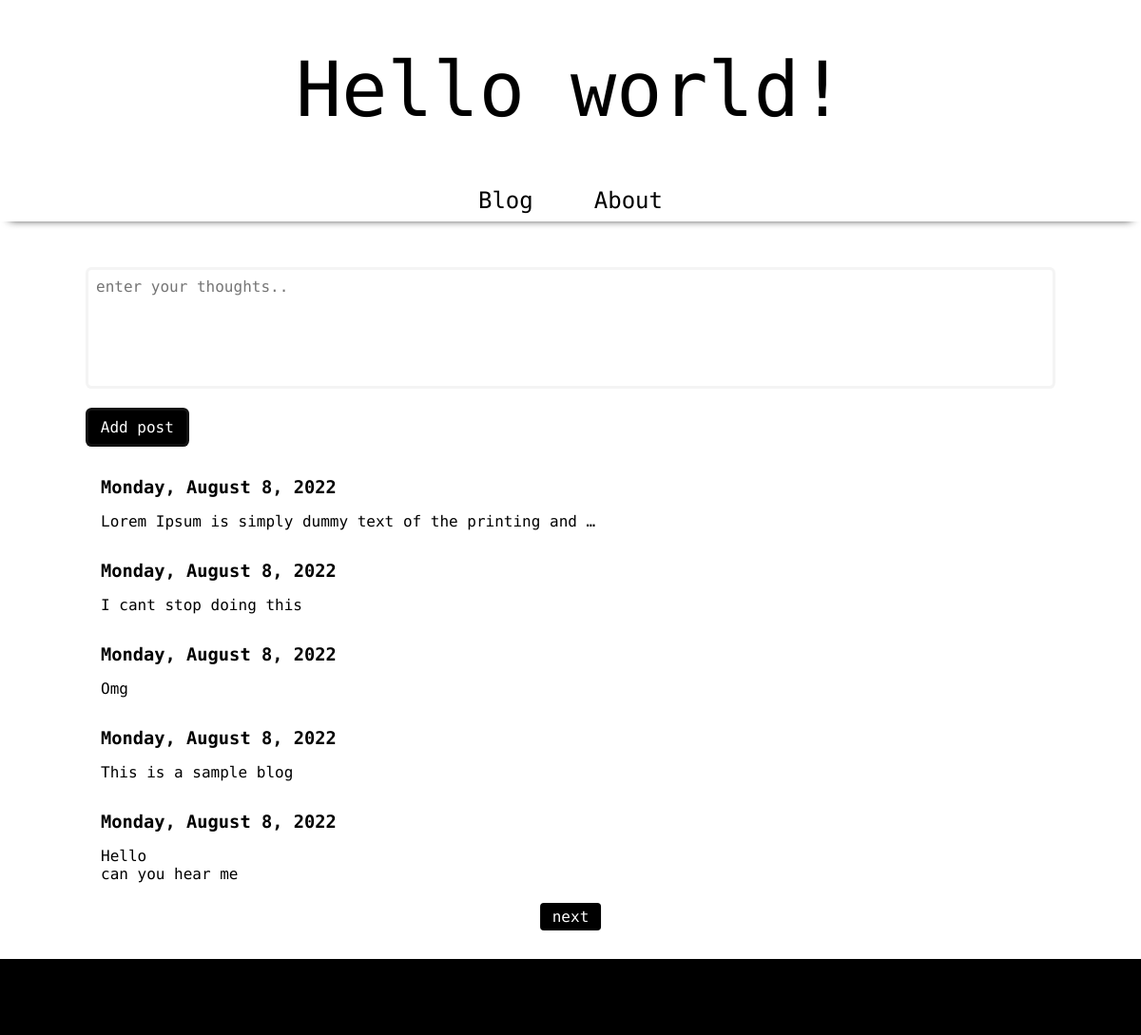
The page / on the database its author committed.
### blog/models.py (models this page shows, shortened)
class Post(models.Model):
    id = models.UUIDField(primary_key=True, unique=True, editable=False, default=uuid4)
    created = models.DateTimeField(auto_now_add=True)
    body = models.TextField(null=True, blank=True)

### blog/views.py (the view)
# urls.py: path("", views.home, name="home"),
def home(request):
    post_list = Post.objects.all().order_by("-created")
    paginator = Paginator(post_list, 5)
    page = request.GET.get("page", 1)
    page_obj = paginator.get_page(page)
    try:
        posts = paginator.page(page)
    except PageNotAnInteger:
        posts = paginator.page(1)
    except EmptyPage:
        posts = paginator.page(paginator.num_pages)
    context = {"posts": posts, "page_obj": page_obj}
    return render(request, "blog/index.html", context)

### blog/templates/blog/index.html (shortened to what this page needs)
{% extends 'base.html' %} {% load static %} {% block content %}
<main>
  <form action="create-post/" class="post-form" method="POST">
    <textarea placeholder="enter your thoughts.." class="textareaInput" name="content"></textarea>
    <input class="add-cta" type="submit" value="Add post" />
  </form>
  <section class="blogs">
    {% for post in posts %}
    <div class="post">
      <h3 lass="post-title">
        <a href="{% url 'post' post.id %}">{{post.created|date:'l, F j, Y'}}</a>
      </h3>
      <p class="post-body">{{ post.body|linebreaks|truncatewords:10 }}</p>
    </div>
    {% endfor %}
    <div class="paginate">
       {% if page_obj.has_next %}
      <a class="paginate-cta" href="?page={{page_obj.next_page_number}}">next</a>
      {% endif %}
    </div>
  </section>
</main>
{% endblock %}

### templates/base.html (shortened to what this page needs)
<!DOCTYPE html>
{% load static %}
<html lang="en">
  <head>
    <link rel="stylesheet" href="{% static 'css/main.css' %}" />
  </head>
  <body>
    <h1 class="main-header">Hello world!</h1>
    {% include 'nav.html' %} {% block content %} {% endblock content %} {% include 'footer.html' %}
  </body>
</html>

### templates/nav.html
<nav>
  <li><a href="{% url 'home' %}">Blog</a></li>
  <li><a href="{% url 'about' %}">About</a></li>
</nav>

### templates/footer.html
<footer></footer>

### static/css/main.css (style rules this page uses)
*,*::before, *::after { box-sizing: border-box; padding: 0; margin: 0; }
body { display: flex; flex-direction: column; min-height: 100vh; font-family: 'Fira Code', monospace; }
a { text-decoration: none; color: inherit; }
main { max-width: 85%; min-width: 85%; margin: 3rem auto; }
.main-header { font-size: 3.4rem; font-weight: 300; text-align: center; margin: 4rem 0; }
nav { display: flex; justify-content: center; box-shadow: 0 8px 10px -10px black; }
li { list-style: none; color: black; margin: .5rem 2rem; }
nav li a { text-decoration: none; color: inherit; font-weight: 500; font-size: 1.1rem; }
textarea { width: 100%; height: 8rem; overflow: auto; font-size: 1rem; font-family: inherit; font-weight: 500; padding: .5rem; border: none; border-radius: .4rem; border: 3px solid rgba(153, 153, 153, 0.11); resize: none; }
.add-cta { cursor: pointer; font-family: inherit; display: inline-block; margin-top: 1rem; font-size: 1rem; padding: .5rem .8rem; border: 3px solid rgba(153, 153, 153, 0.11); background-color: black; color: white; border-radius: .4rem; }
footer { margin-top: auto; background-color: black; height: 10vh; }
.blogs { min-width: 85%; position: relative; }
.post { margin: 2rem 1rem; width: 100%; }
.post-body { margin-top: 1rem; }
.paginate { position: absolute; top:105%; right:50%; transform: translateX(50%); display: flex; column-gap: 1rem; }
.paginate-cta { text-decoration: none; display: inline-block; padding: .3rem .8rem; background-color: black; color: white; border:none; border-radius: 4px; }
@media screen and (min-width: 900px) { .main-header { font-size: 5rem; font-weight: 400; text-align: center; margin: 3rem 0; } }
@media screen and (min-width: 900px) { nav li a { font-size: 1.5rem; } }

### rows shown on the page
Post: created "Monday, August 8, 2022", body "Lorem Ipsum is simply dummy text of the printing and …"
Post: created "Monday, August 8, 2022", body "I cant stop doing this"
Post: created "Monday, August 8, 2022", body "Omg"
Post: created "Monday, August 8, 2022", body "This is a sample blog"
Post: created "Monday, August 8, 2022", body "Hello can you hear me"
